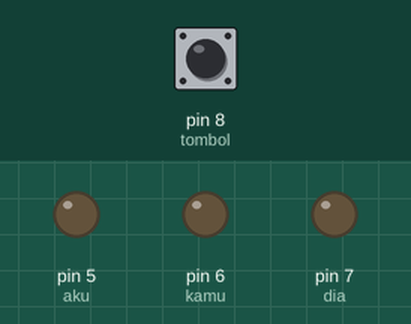
Recording of a sketch running on a simulated Arduino Uno, built with avr-gcc and run on an emulated ATmega328P. Shown: output pins drawn as LEDs (lit = HIGH). The inputs (shaded band) are chosen by the test bench; at power-on: pin 8 (tombol) HIGH.

Above: at 1.2 s.
1.3 s: pin 8 (tombol) pulled LOW for 1 s
At 1.75 s:
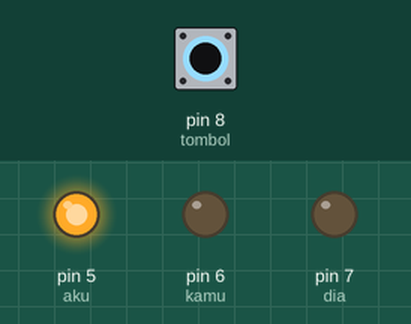
4.3 s: pin 8 (tombol) pulled LOW for 3.2 s
At 8.2 s:
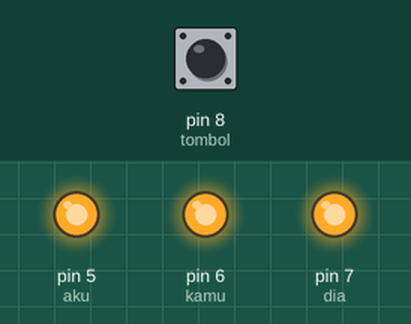
9.1 s: pin 8 (tombol) pulled LOW for 0.15 s
At 10.8 s:
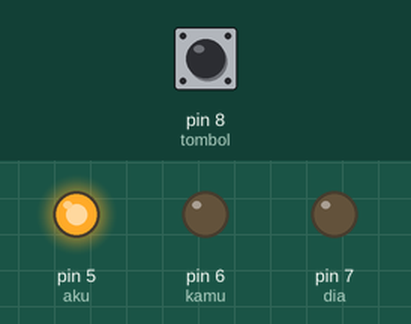
Timing chart, 0 to 12.3 s (numbered marks = the images above; inputs shaded):
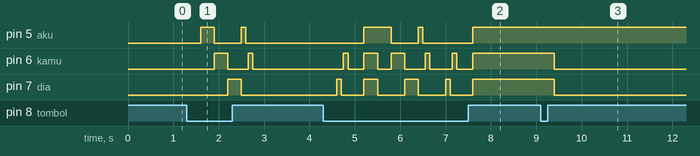

Measured:
- after the input at 1.3 s, pin 5 (aku): LOW → HIGH after 0.30 s, → LOW 0.30 s later, → HIGH 0.60 s later, → LOW 0.10 s later; pin 6 (kamu): LOW → HIGH after 0.60 s, → LOW 0.30 s later, → HIGH 0.45 s later, → LOW 0.10 s later; pin 7 (dia): LOW → HIGH after 0.90 s, → LOW 0.30 s later
- after the input at 4.3 s, pin 5 (aku): goes HIGH 0.60 s, LOW 0.60 s, HIGH 0.10 s, LOW 1.1 s, then HIGH, starting after 0.90 s; pin 6 (kamu): LOW → HIGH after 0.45 s, → LOW 0.10 s later, → HIGH 0.35 s later, → LOW 0.30 s later, … (11 changes in this stretch)
- after the input at 9.1 s, pin 6 (kamu), pin 7 (dia): HIGH → LOW after 0.30 s

The sketch:

gantian.ino
```cpp
int aku = 5;  int kamu = 6;  //ari ramadhani
int dia = 7;  int tombol = 8; //2016230037
int pencetan;   void setup(){
pinMode(aku, OUTPUT); pinMode(kamu, OUTPUT);
pinMode(dia, OUTPUT); pinMode(tombol, INPUT);
digitalWrite(tombol, HIGH);
} void loop(){
 if(digitalRead(tombol)==0){
  pencetan++;
  delay(300);
  if(pencetan==1){digitalWrite(aku,HIGH);
  digitalWrite(dia, LOW); digitalWrite(kamu,LOW);
} if(pencetan==2){ digitalWrite(aku, LOW);
                  digitalWrite(kamu, HIGH);
} if(pencetan==3){ digitalWrite(kamu, LOW);
                  digitalWrite(dia,HIGH);
} if(pencetan==4){  digitalWrite(dia,0);
digitalWrite(aku,1);                 delay (100);
digitalWrite(aku,0);                 delay (50);
digitalWrite(kamu,1);                delay (100);
digitalWrite(kamu,0);                delay (50);
 } if(pencetan==5){
digitalWrite(dia,1);                delay (100);
digitalWrite(dia,0);                delay (50);
digitalWrite(kamu,1);                delay (100);
digitalWrite(kamu,0);                delay (50);
 } if(pencetan==6){
digitalWrite(aku,1);      digitalWrite(kamu,1);
digitalWrite(dia,1);    pencetan=0;  }  }  }
```
